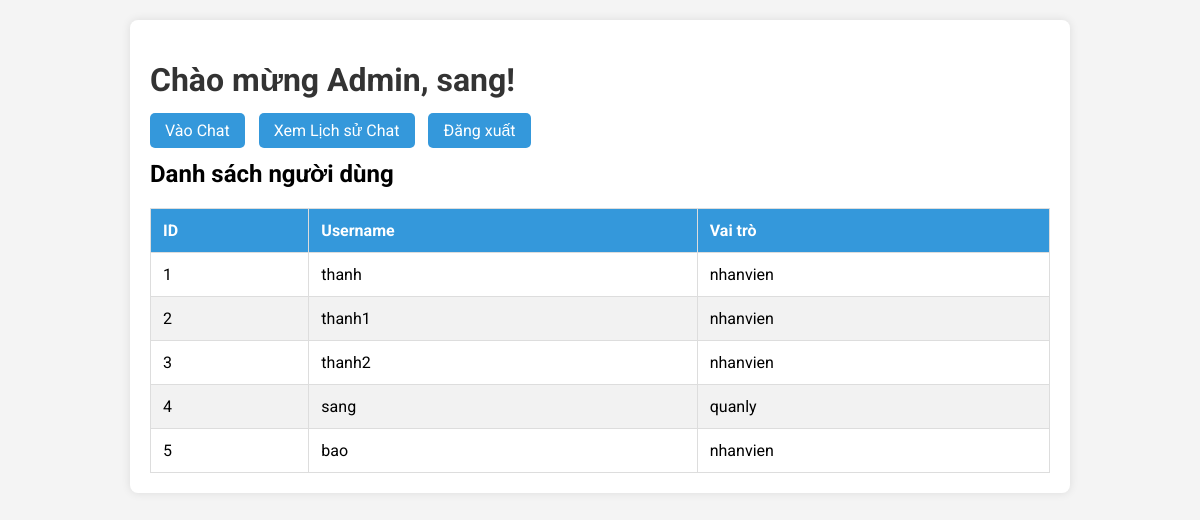
Page /admin (signed in) on the committed database.
### tables this page shows
CREATE TABLE users (
    id INTEGER PRIMARY KEY AUTOINCREMENT,
    username TEXT UNIQUE NOT NULL,
    password TEXT NOT NULL,
    role TEXT CHECK(role IN ('nhanvien', 'quanly')) NOT NULL
);

### app.py (the view)
@app.route('/admin')
@admin_required
def admin(): return render_template('admin.html', users=get_db().execute('SELECT id, username, role FROM users ORDER BY id').fetchall())

### app.py (called while the page is built)
def get_db():
    if 'db' not in g:
        g.db = sqlite3.connect(app.config['DATABASE'])
        g.db.row_factory = sqlite3.Row
    return g.db

@app.teardown_appcontext
def close_connection(exception):
    db = g.pop('db', None)
    if db is not None: db.close()

def admin_required(f):
    @wraps(f)
    def decorated_function(*args, **kwargs):
        if session.get('role') != 'quanly':
            flash('Bạn không có quyền truy cập trang này.')
            return redirect(url_for('chat'))
        return f(*args, **kwargs)
    return decorated_function

### templates/admin.html (shortened to what this page needs)
<!DOCTYPE html>
<html lang="vi">
<head>
</head>
<body>
    <div class="container">
        <h1>Chào mừng Admin, {{ session.username }}!</h1>
        <div class="nav">
            <a href="{{ url_for('chat') }}">Vào Chat</a>
            <a href="{{ url_for('chat_history') }}">Xem Lịch sử Chat</a>
            <a href="{{ url_for('logout') }}">Đăng xuất</a>
        </div>
        <h2>Danh sách người dùng</h2>
        <table>
            <thead>
                <tr>
                    <th>ID</th>
                    <th>Username</th>
                    <th>Vai trò</th>
                </tr>
            </thead>
            <tbody>
                {% for user in users %}
                <tr>
                    <td>{{ user.id }}</td>
                    <td>{{ user.username }}</td>
                    <td>{{ user.role }}</td>
                </tr>
                {% endfor %}
            </tbody>
        </table>
    </div>
</body>
</html>

### templates/admin.html (style rules this page uses)
body { font-family: 'Roboto', sans-serif; background: #f4f4f4; margin: 20px; }
.container { max-width: 900px; margin: auto; background: white; padding: 20px; border-radius: 8px; box-shadow: 0 0 10px rgba(0,0,0,0.1); }
h1 { color: #333; }
table { width: 100%; border-collapse: collapse; margin-top: 20px; }
th, td { padding: 12px; border: 1px solid #ddd; text-align: left; }
th { background-color: #3498db; color: white; }
tr:nth-child(even) { background-color: #f2f2f2; }
.nav { margin-bottom: 20px; }
.nav a { text-decoration: none; padding: 8px 15px; background: #3498db; color: white; border-radius: 5px; margin-right: 10px; }

### rows in the picture
users: username "sang", id "4", role "quanly"
users: id "1", username "thanh", role "nhanvien"
users: id "2", username "thanh1", role "nhanvien"
users: id "3", username "thanh2", role "nhanvien"
users: id "5", username "bao", role "nhanvien"
